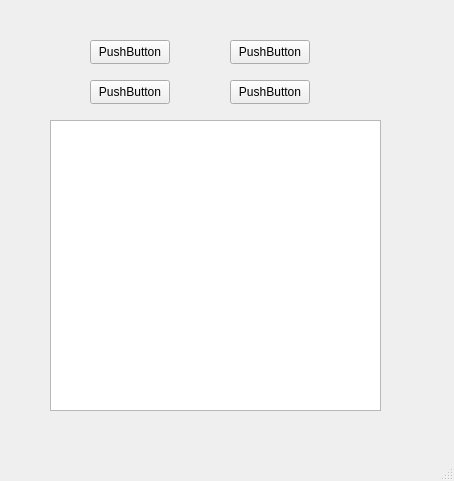
<?xml version="1.0" encoding="UTF-8"?>
<ui version="4.0">
 <class>MainWindow</class>
 <widget class="QMainWindow" name="MainWindow">
  <property name="geometry">
   <rect>
    <x>0</x>
    <y>0</y>
    <width>454</width>
    <height>481</height>
   </rect>
  </property>
  <property name="windowTitle">
   <string>MainWindow</string>
  </property>
  <widget class="QWidget" name="centralwidget">
   <widget class="QPushButton" name="pushButton">
    <property name="geometry">
     <rect>
      <x>90</x>
      <y>40</y>
      <width>80</width>
      <height>24</height>
     </rect>
    </property>
    <property name="text">
     <string>PushButton</string>
    </property>
   </widget>
   <widget class="QPushButton" name="pushButton_2">
    <property name="geometry">
     <rect>
      <x>230</x>
      <y>40</y>
      <width>80</width>
      <height>24</height>
     </rect>
    </property>
    <property name="text">
     <string>PushButton</string>
    </property>
   </widget>
   <widget class="QPushButton" name="pushButton_3">
    <property name="geometry">
     <rect>
      <x>90</x>
      <y>80</y>
      <width>80</width>
      <height>24</height>
     </rect>
    </property>
    <property name="text">
     <string>PushButton</string>
    </property>
   </widget>
   <widget class="QPushButton" name="pushButton_4">
    <property name="geometry">
     <rect>
      <x>230</x>
      <y>80</y>
      <width>80</width>
      <height>24</height>
     </rect>
    </property>
    <property name="text">
     <string>PushButton</string>
    </property>
   </widget>
   <widget class="QTextBrowser" name="textBrowser">
    <property name="geometry">
     <rect>
      <x>50</x>
      <y>120</y>
      <width>331</width>
      <height>291</height>
     </rect>
    </property>
   </widget>
  </widget>
  <widget class="QMenuBar" name="menubar">
   <property name="geometry">
    <rect>
     <x>0</x>
     <y>0</y>
     <width>454</width>
     <height>21</height>
    </rect>
   </property>
  </widget>
  <widget class="QStatusBar" name="statusbar"/>
 </widget>
 <resources/>
 <connections/>
</ui>
